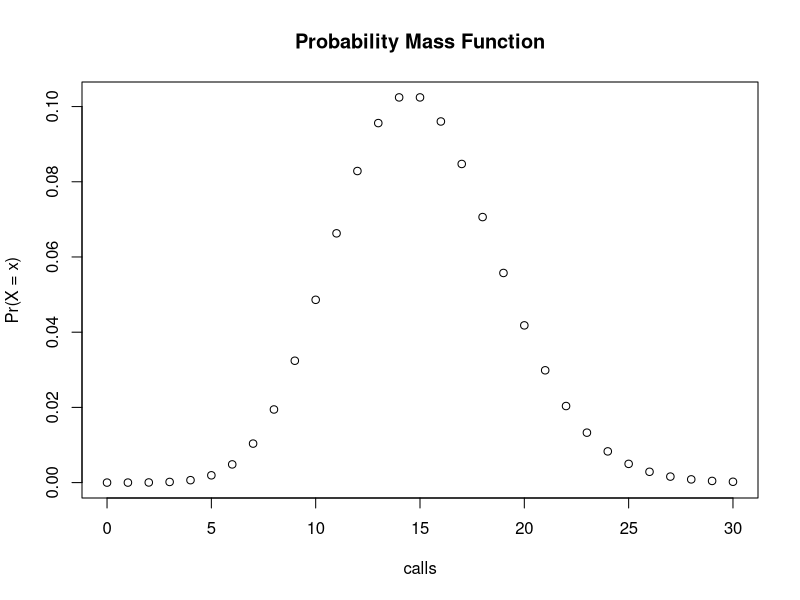
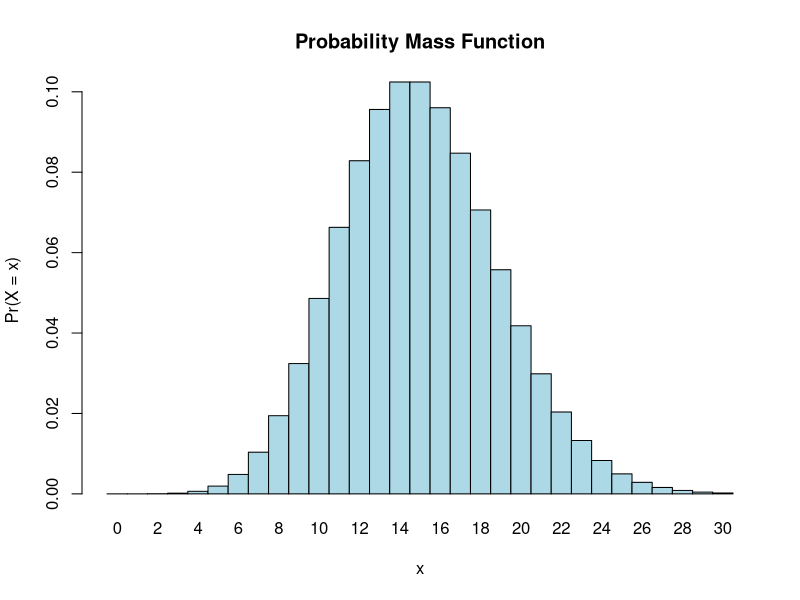
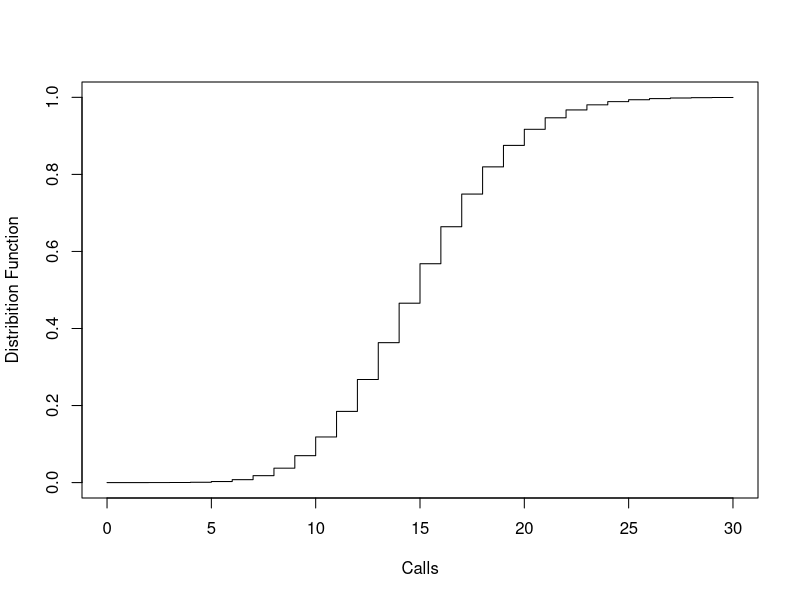
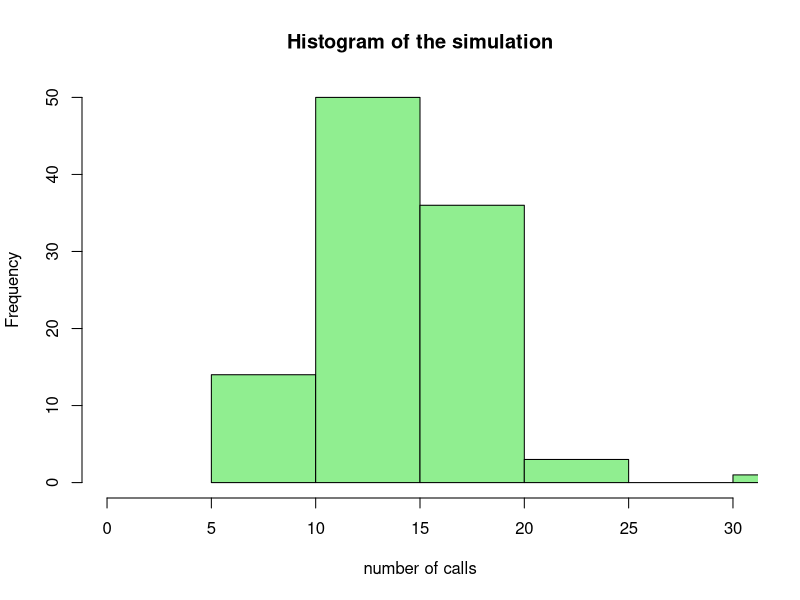
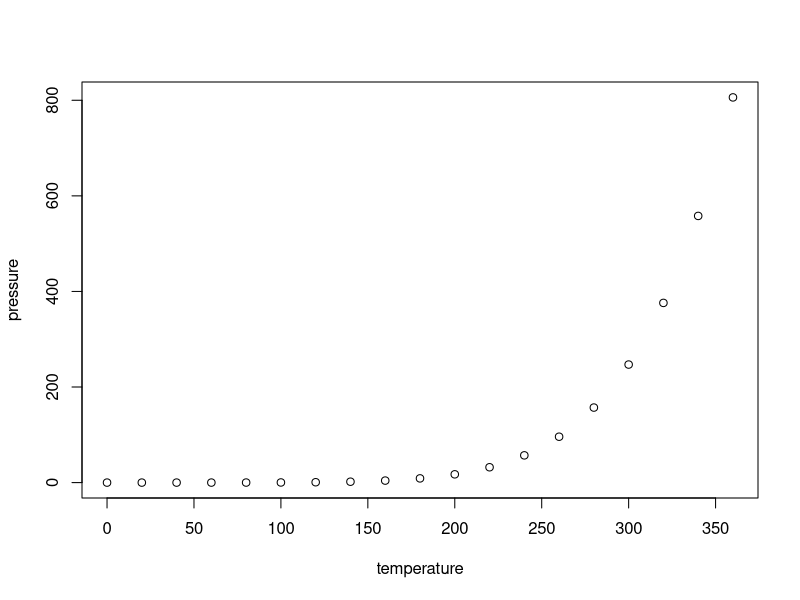

These figures' R source, in order:
## ---- chunk 1
knitr::opts_chunk$set(echo = TRUE)
## ---- chunk 2
ppois(8, lambda=15, lower=FALSE)   # upper tail 
## ---- chunk 3
dpois(x=0, lambda = 15)
## ---- chunk 4
dpois(x=3, lambda = 15)
## ---- chunk 5
rv<-0:30 
fs<-dpois(rv, lambda = 15)
plot(rv,fs, xlab = "calls", ylab = "Pr(X = x)", main = "Probability Mass Function")

x<-0:30
l=15
probset<-dpois(x=x,lambda=l)
barplot(probset,names.arg=x,space=0,xlab="x",ylab="Pr(X = x)",main="Probability Mass Function", col = "light blue")


rv<-0:30
fs<-ppois(rv,lambda=15)
plot(rv,fs,type = "s", xlab = "Calls", ylab = "Distribition Function")
## ---- chunk 6
sim<-rpois(104, lambda = 15)
sim
summary(sim)

#another way to do it
rpois(104,15)
## ---- chunk 7
hist(sim, xlim = c(0,30), main = "Histogram of the simulation", col = "light green", xlab = "number of calls")

## ---- chunk 8
summary(cars)
## ---- chunk 9
plot(pressure)
